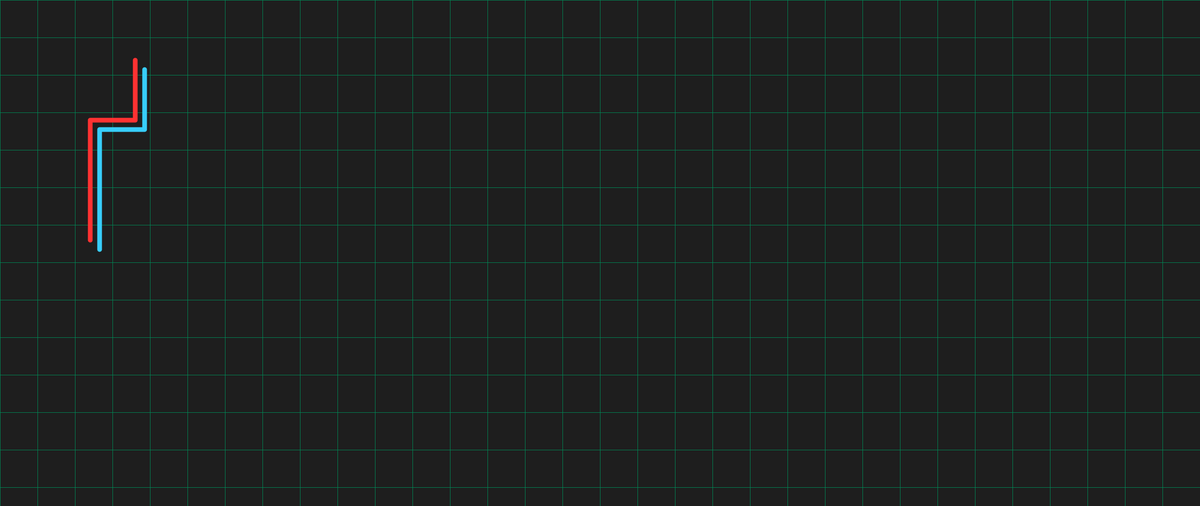
Frame 1 (no input)
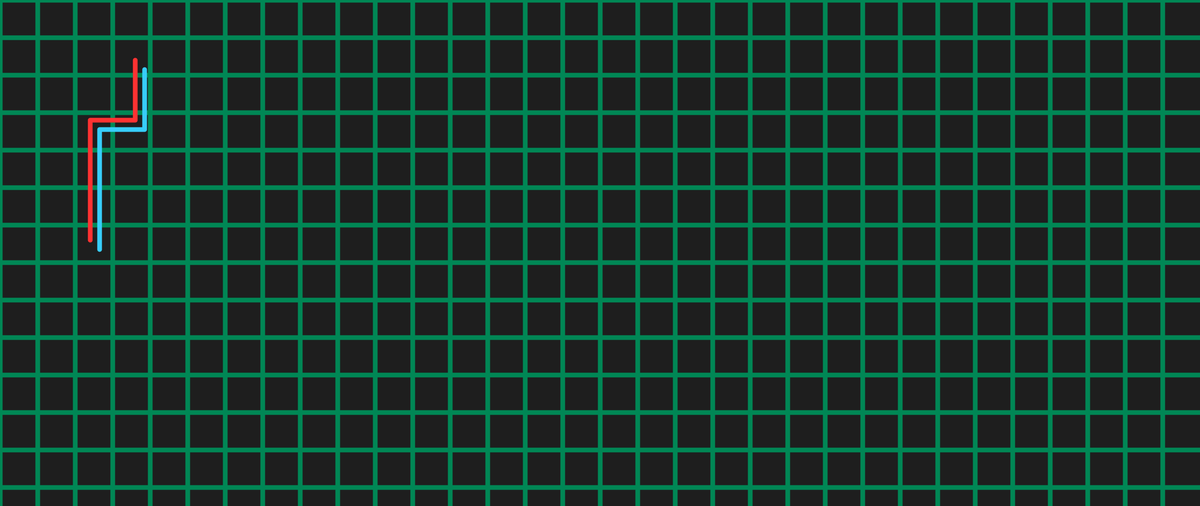
Frame 2 (the mouse pressed at the canvas centre, redrawn once)

The Processing sketch that drew these frames (run headless with seeded random() and noise(); the mouse was pressed at the canvas centre and the sketch redrawn once):

// Processing sketch: tron
// ── tron.pde
// Manuale di Programmazione Cinematografica
// Daniele Olmisani, 2015

// Tron

final color PAPER = color(30);
final color[] INKS = {
  color(0, 135, 85),
  color(255, 50, 50),
  color(55, 205, 250),
};

void setup() {
  size(2560, 1080);
  noLoop();
}

void draw() {
  
  background(PAPER);
  
  noFill();
  strokeJoin(ROUND);
  strokeCap(ROUND);
  
  stroke(INKS[0]);
  for (int i=0; i<max(width, height); i+=80) {
    line(i, 0, i, height);
    line(0, i, width, i);
  } 
  
  strokeWeight(10.0);
  for (int i=1; i<INKS.length; i++) {
    stroke(INKS[i]);
    beginShape();
      vertex(2*96, 4*128); vertex(2*96, 2*128);
      vertex(3*96, 2*128); vertex(3*96, 128);
    endShape();
    translate(20, 20);
  }
  
  save("tron.png");
}
